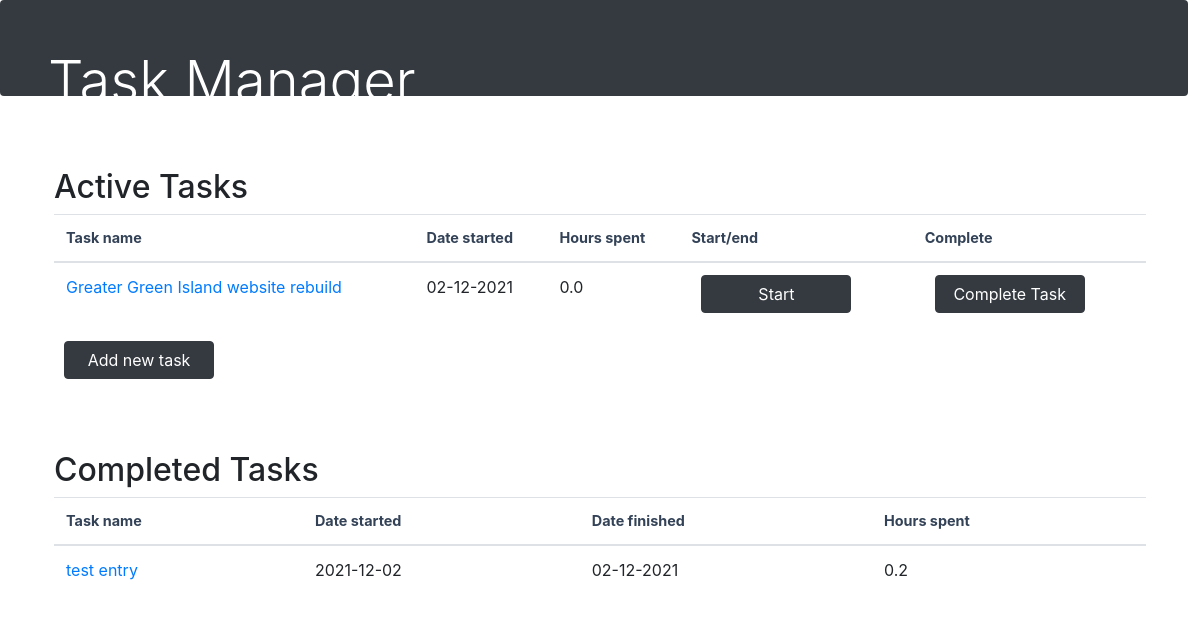
Before: / with the older database file.
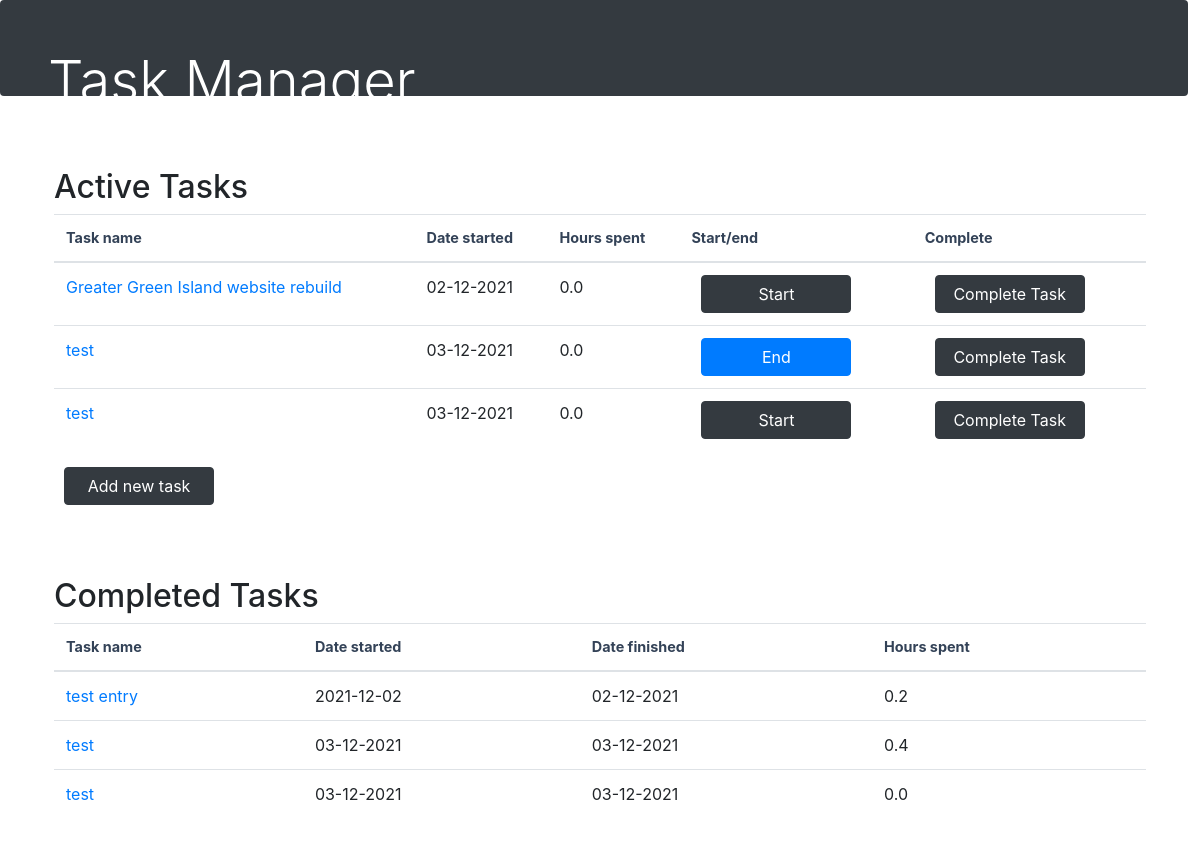
After: the same page with the newer database file.
### main.py (models this page shows)
class TaskList(db.Model):
    id = db.Column(db.Integer, primary_key=True, autoincrement=True)
    name = db.Column(db.String(256))
    date_start = db.Column(db.String, default=datetime.today().strftime('%d-%m-%Y'))
    date_end = db.Column(db.String)
    hours_spent = db.Column(db.Float)
    task_start_time = db.Column(db.Float)
    active = db.Column(db.Boolean, default=False)
    completed = db.Column(db.Boolean, default=False)

### main.py (the view)
@app.route("/")
def home():
    active_tasks = db.session.query(TaskList).filter_by(completed=False).all()
    completed_tasks = db.session.query(TaskList).filter_by(completed=True).all()
    return render_template("index.html", active_tasks=active_tasks, completed_tasks=completed_tasks)

### templates/index.html (shortened to what this page needs)
<!DOCTYPE html>
<html lang="en">
<head>
    <link rel="stylesheet" href="https://stackpath.bootstrapcdn.com/bootstrap/4.5.2/css/bootstrap.min.css">
    <link rel="stylesheet" href="{{ url_for('static', filename='styles.css') }}">
</head>
  <body>
  <div class="task-man p-4 p-md-5 mb-4 text-white rounded bg-dark">
    <div class="col-md-6 px-0">
      <h1 class="display-4">Task Manager</h1>
    </div>
  </div>
  <div class="task-list container col-xxl-8 px-4 py-5">
  <h2>Active Tasks</h2>
  <table class="table">
  <thead>
  <tr>
    <th scope="col">Task name</th>
    <th scope="col">Date started</th>
    <th scope="col">Hours spent</th>
    <th scope="col">Start/end</th>
    <th scope="col">Complete</th>
  </tr>
  </thead>
  <tbody>
    {% for i in active_tasks %}
    <tr>
      <td><a href="/edit/{{ i.id }}"> {{ i.name }} </a></td>
      <td> {{ i.date_start }}</td>
      <td> {{ '%0.1f' | format(i.hours_spent|float) }}</td>
      {% if i.active == False %}
        <td><a class="btn btn-dark buttons" href="/start/{{ i.id }}">Start</a></td>
      {% else %}
        <td><a class="btn btn-primary buttons" href="/end/{{ i.id }}">End</a></td>
      {% endif %}
      <td><a class="btn btn-dark buttons" href="/complete/{{ i.id }}">Complete Task</a></td>
    </tr>
      {% endfor %}
  </tbody>
  </table>
    <a class="btn btn-dark buttons" href="{{ url_for('add') }}">Add new task</a>
    <br><br>
    <br><br>
<h2>Completed Tasks</h2>
    <table class="table">
      <thead>
      <tr>
        <th scope="col">Task name</th>
        <th scope="col">Date started</th>
        <th scope="col">Date finished</th>
        <th scope="col">Hours spent</th>
      </tr>
      </thead>
      <tbody>
      {% for i in completed_tasks %}
      <tr>
        <td><a href="/edit/{{ i.id }}"> {{ i.name }} </a></td>
        <td> {{ i.date_start }}</td>
        <td> {{ i.date_end }}</td>
        <td> {{ '%0.1f' | format(i.hours_spent|float) }}</td>
      </tr>
      {% endfor %}
      </tbody>
    </table>
  </div>
  </body>
</html>

### static/styles.css (style rules this page uses)
.task-man { height: 18vh; width: 99vw; }
th { font-size: 1.1em; color: #334257; }
.btn { width: 150px; margin: 0 10px; }
@media only screen and (max-width:1300px) { .task-man { height: 8vh; } }
@media only screen and (max-width:1300px) { th { font-size: 0.9em; } }

Changed rows visible on the page:
added TaskList: name "test", date_start "03-12-2021", hours_spent "0.0", shown under "Active Tasks"
added TaskList: name "test", date_start "03-12-2021", hours_spent "0.0", shown under "Active Tasks"
added TaskList: name "test", date_start "03-12-2021", date_end "03-12-2021", hours_spent "0.4", shown under "Completed Tasks"
added TaskList: name "test", date_start "03-12-2021", date_end "03-12-2021", hours_spent "0.0", shown under "Completed Tasks"
